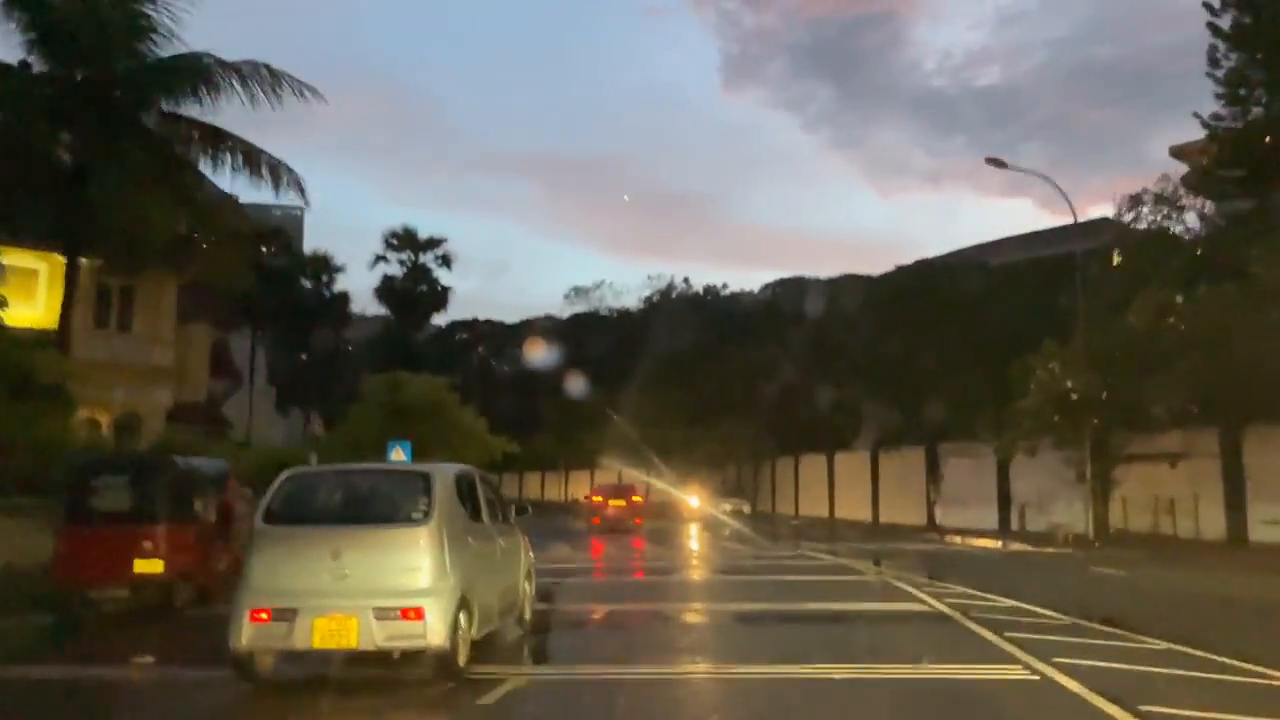
#> input picture frame 31 of Research Component/4.mp4, 1280 x 720 px
$ python 'real-time-dark-appear-enhancement (saved video).py'   (older library calls are emulated)
#> lines starting #> are read from the running program, lines starting #| are printed output that depends on the picture; after the words box and inside, x2 and y2 are one past the last pixel; in counts of white or black regions, pixels touching at a corner belong together
import cv2
import numpy as np
from skimage import restoration
import sys

EPSILON = sys.float_info.epsilon

blur_threshold = 100  # Example threshold for blur

# Environment Detection Module
def is_daytime(frame):
    height, width, _ = frame.shape
    sky_region = frame[:height // 3, :]
    gray = cv2.cvtColor(sky_region, cv2.COLOR_BGR2GRAY)
    brightness = np.mean(gray)
    return brightness > 100

# [15 lines left out: function is_nighttime, not called in this run]

def compute_histogram(frame):
    gray = cv2.cvtColor(frame, cv2.COLOR_BGR2GRAY)
    hist = cv2.calcHist([gray], [0], None, [256], [0, 256])
    cv2.normalize(hist, hist)
    return hist

def compare_histograms(hist1, hist2):
    score = cv2.compareHist(hist1, hist2, cv2.HISTCMP_CORREL)
    return score

def detect_rain(hist1, hist2, threshold=0.8):
    score = compare_histograms(hist1, hist2)
    return score < threshold

# Function to detect darkness
def detect_darkness(frame):
    # Convert the image to grayscale if it is not already
    if len(frame.shape) == 3:
        frame = cv2.cvtColor(frame, cv2.COLOR_BGR2GRAY)

    # Apply Otsu's thresholding
    _, thresholded = cv2.threshold(frame, 0, 255, cv2.THRESH_BINARY + cv2.THRESH_OTSU)

    # Calculate the percentage of dark pixels
    dark_pixels = np.sum(thresholded == 0)
    total_pixels = frame.size
    dark_percentage = dark_pixels / total_pixels

    # Define a darkness threshold (e.g., 0.5 for 50%)
    darkness_threshold = 0.5

    dark = dark_percentage > darkness_threshold
    if dark:
        return True
    else:
        return False

# [8 lines left out: function detect_blur, not called in this run]

class ImageDeblur:
    def __init__(self, psf_size=(5, 5)):
        self.psf = np.ones(psf_size) / np.prod(psf_size)

    def preprocess(self, image):
        image = image / 255.
        image[image >= 1] = 1 - EPSILON
        return image

    # [12 lines left out: function deblur, not called in this run]

    def f_inverse(self, f, a=2.5, c=0.6, func=None):
        if func is not None:
            return func(f)
        f_cth_root = np.power(f, 1 / c)
        return np.power(f_cth_root / (1 - f_cth_root), 1 / a)

    def lightspace_deblur(self, image):
        left_half_width = image.shape[1] // 2
        left_side = image[:, :left_half_width, :]
        enhanced_left_side = self.f_inverse(left_side)
        enhanced_image = np.copy(image)
        enhanced_image[:, :left_half_width, :] = enhanced_left_side
        enhanced_image[enhanced_image >= 1] = 1 - EPSILON  # Ensure values are within [0, 1]
        return enhanced_image

def process_video_realtime(input_video_path, output_video_path):
#> called with input_video_path = '4.mp4', output_video_path = 'output4.mp4'
    cap = cv2.VideoCapture(input_video_path)

    if not cap.isOpened():
        print("Error: Could not open video file.")
        return

    ret, prev_frame = cap.read()
#> prev_frame is the input picture: shape (720, 1280, 3); mean B, G, R 80.7, 94.1, 99.5
    if not ret:
        print("Error: Could not read the first frame.")
        return

    prev_hist = compute_histogram(prev_frame)
#> in compute_histogram, `hist = cv2.calcHist([gray], [0], None, [256], [0, 256])`: hist = 256 values, max 20884 at index 32, min 0 at index 0, mean 3600
#> prev_hist = 256 values, max 0.258 at index 32, min 0 at index 0, mean 0.0445

    fps = cap.get(cv2.CAP_PROP_FPS)
    width = int(cap.get(cv2.CAP_PROP_FRAME_WIDTH))
    height = int(cap.get(cv2.CAP_PROP_FRAME_HEIGHT))
    fourcc = cv2.VideoWriter_fourcc(*'mp4v')
    out = cv2.VideoWriter(output_video_path, fourcc, fps, (width, height))

    rain_detected = False
    no_rain_frames = 0
    no_rain_frame_threshold = 30
    check_interval = 150
    frame_count = 0

    daytime = is_daytime(prev_frame)
#> in is_daytime, `brightness = np.mean(gray)`: brightness = 138.4
#> daytime = True
    nighttime = not daytime
#> nighttime = False

    while cap.isOpened():
        ret, frame = cap.read()
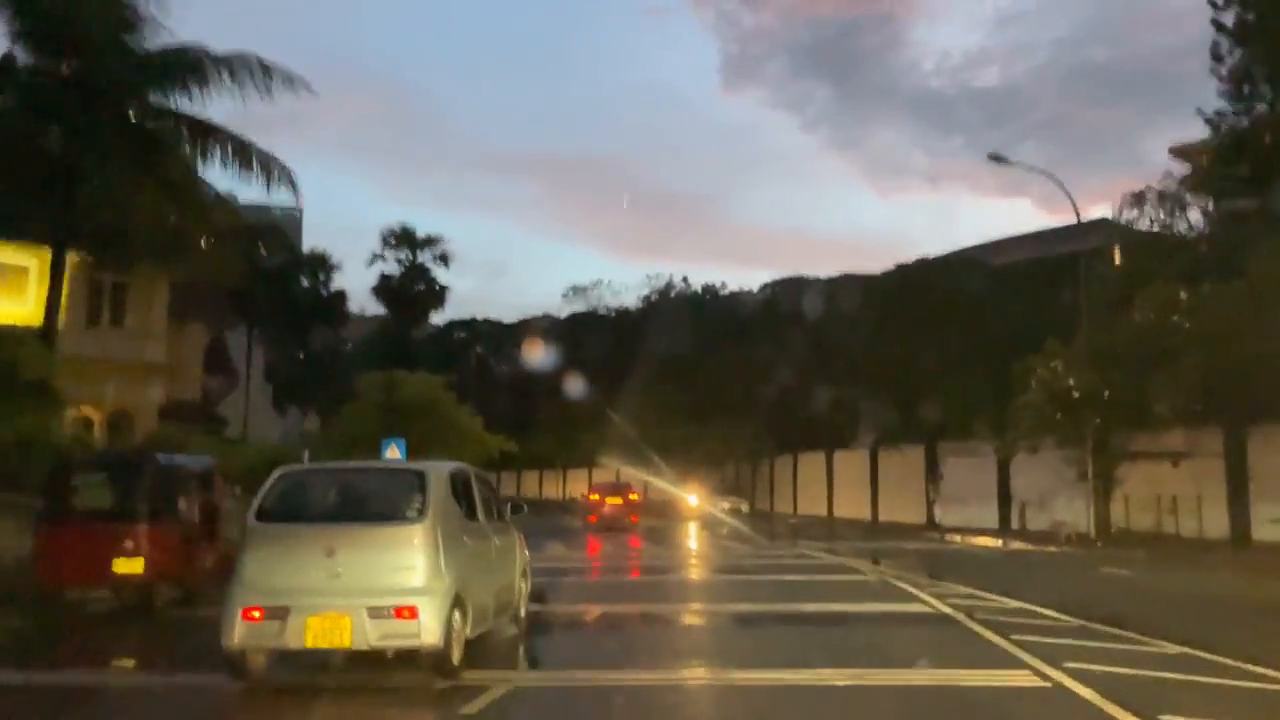
#> input picture frame 32 of Research Component/4.mp4, 1280 x 720 px
#> frame is the input picture: shape (720, 1280, 3); mean B, G, R 81.3, 94.6, 100.2
        if not ret:
            break

        frame_count += 1

        if frame_count % check_interval == 0:
            daytime = is_daytime(frame)
            nighttime = not daytime

        current_hist = compute_histogram(frame)
#> in compute_histogram (call 2), `gray = cv2.cvtColor(frame, cv2.COLOR_BGR2GRAY)`:
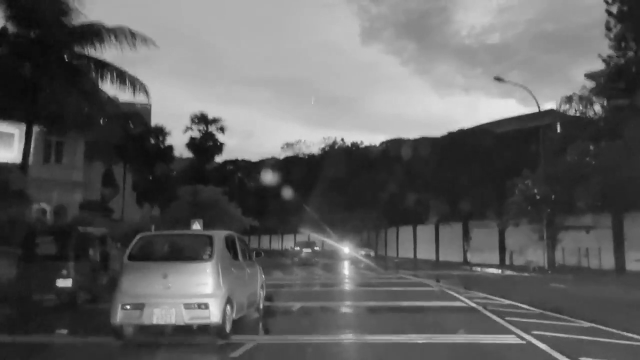
#> gray: shape (720, 1280) (shown at 1/2 size); min 9, max 248, mean 94.8
#> in compute_histogram (call 2), `hist = cv2.calcHist([gray], [0], None, [256], [0, 256])`: hist = 256 values, max 21609 at index 32, min 0 at index 0, mean 3600
#> current_hist = 256 values, max 0.269 at index 32, min 0 at index 0, mean 0.0448
        raining = detect_rain(prev_hist, current_hist)
#> in compare_histograms, `score = cv2.compareHist(hist1, hist2, cv2.HISTCMP_CORREL)`: score = 0.995
#> raining = False

        if daytime:
            condition = "DayMode"
        elif nighttime:
            condition = "NightMode"

        if raining:
            rain_detected = True
            no_rain_frames = 0
        else:
            no_rain_frames += 1

        if rain_detected:
            condition += " - Rain Detected"

        if no_rain_frames > no_rain_frame_threshold:
            rain_detected = False

        # Perform preprocessing checks
        is_dark = detect_darkness(frame)
#> in detect_darkness, `_, thresholded = cv2.threshold(frame, 0, 255, cv2.THRESH_BINARY + cv2...`:
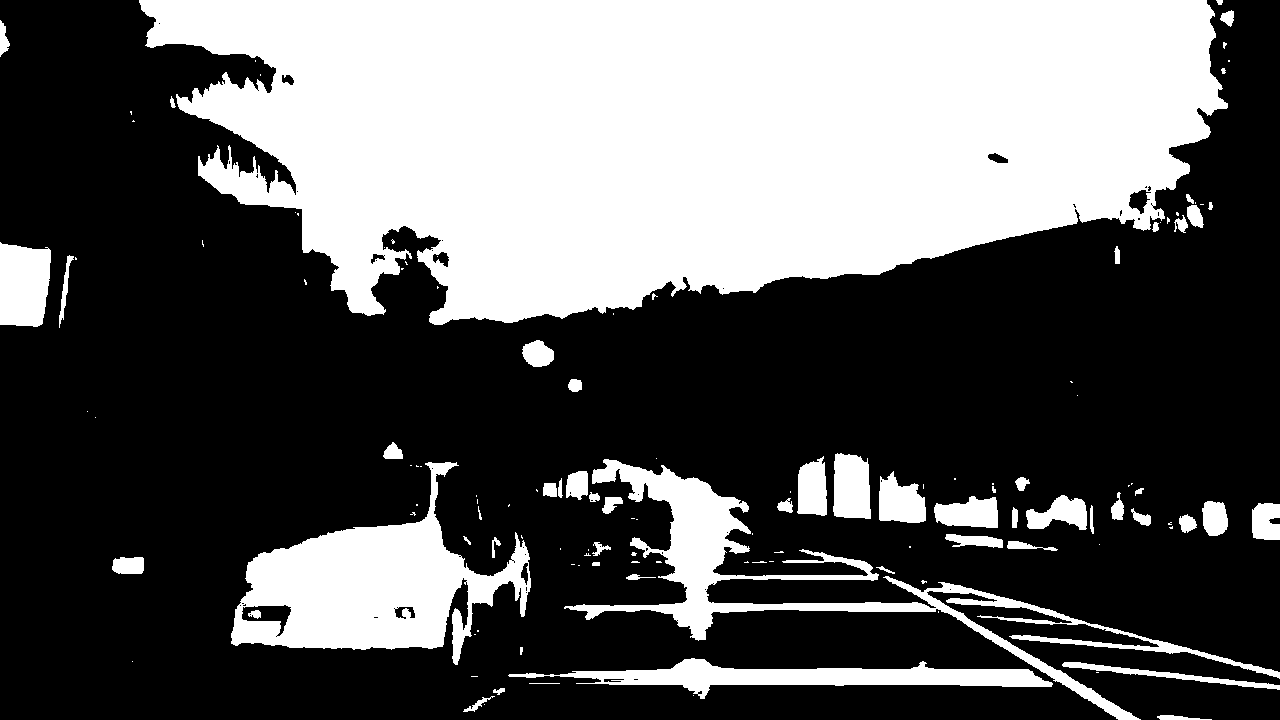
#> thresholded: shape (720, 1280); 36.5% white; 131 white regions (73 under 20 px), largest, box (x1, y1, x2, y2) and area: (139, 0, 1228, 325) 261382, (231, 462, 531, 665) 26118, (564, 459, 1280, 720) 19130
#> in detect_darkness, `dark_pixels = np.sum(thresholded == 0)`: dark_pixels = 584883
#> in detect_darkness, `dark_percentage = dark_pixels / total_pixels`: dark_percentage = 0.635
#> in detect_darkness, `dark = dark_percentage > darkness_threshold`: dark = True
#> is_dark = True
        # is_blurry = detect_blur(frame)

        # Example usage
        image_deblur = ImageDeblur()
        # Display detection results on the frame window
        cv2.putText(frame, condition, (10, 30), cv2.FONT_HERSHEY_SIMPLEX, 1, (255, 0, 0), 2)
        cv2.putText(frame, f"Darkness Appear: {is_dark}", (10, 70), cv2.FONT_HERSHEY_SIMPLEX, 1, (0, 0, 255), 2)
        # cv2.putText(frame, f"Blurry Appear: {is_blurry}", (10, 110), cv2.FONT_HERSHEY_SIMPLEX, 1, (0, 0, 255), 2)

        # Apply enhancement if darkness is detected
        if is_dark:
            preprocessed_frame = image_deblur.preprocess(frame)
            enhanced_frame = image_deblur.lightspace_deblur(preprocessed_frame)
#> in lightspace_deblur, `enhanced_image[enhanced_image >= 1] = 1 - EPSILON`:
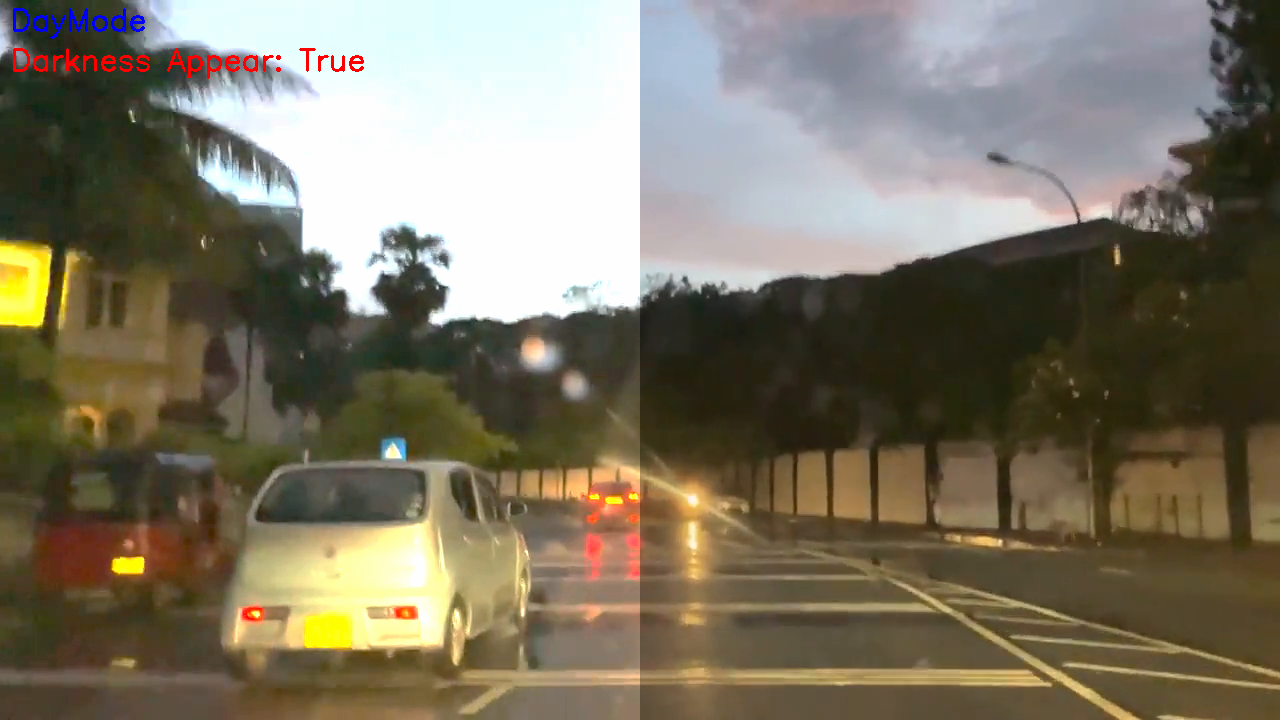
#> enhanced_image: shape (720, 1280, 3) float64; mean of channels 0, 1, 2 0.39, 0.461, 0.49; drawn as B, G, R
            frame = (enhanced_frame * 255).astype(np.uint8)

        # Write the frame to the output video
        out.write(frame)

        prev_hist = current_hist
#> prev_hist has the same summary as current_hist

    cap.release()
    out.release()
    cv2.destroyAllWindows()

if __name__ == "__main__":
    process_video_realtime('4.mp4', 'output4.mp4')

$ run again, starting later in the video
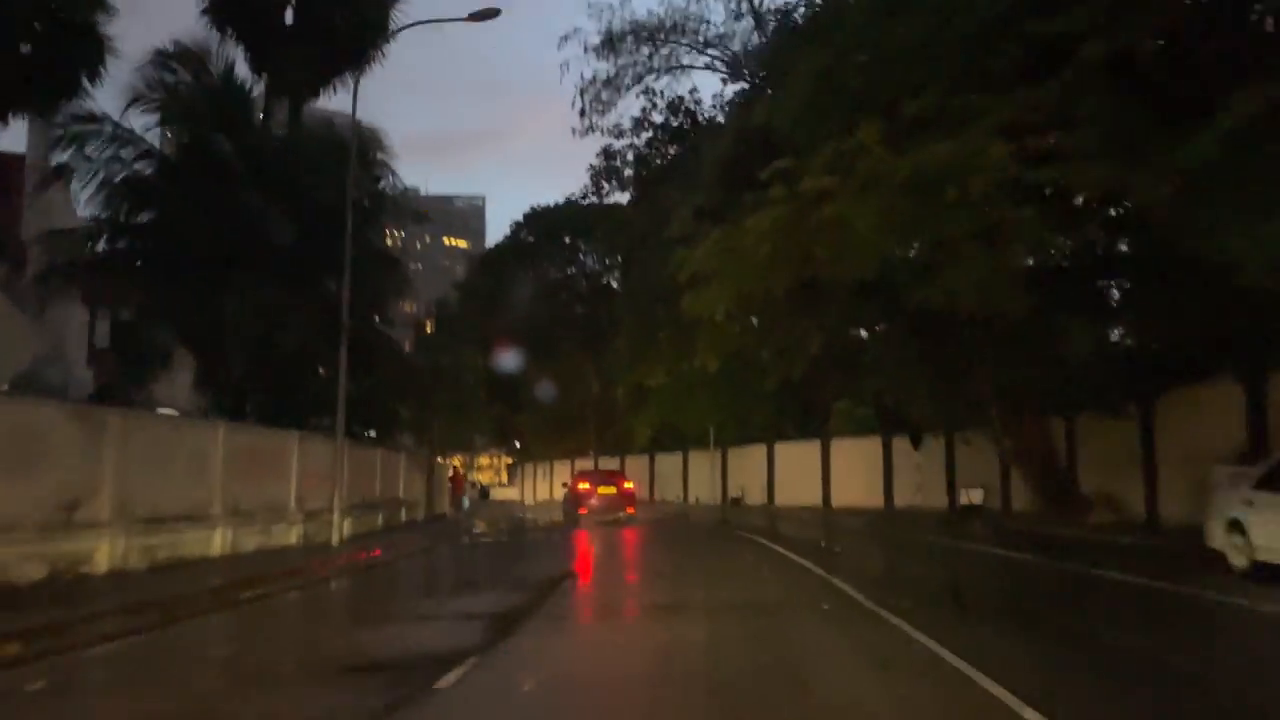
#> input picture frame 143 of Research Component/4.mp4, 1280 x 720 px
#> in process_video_realtime, prev_frame is the input picture: shape (720, 1280, 3); mean B, G, R 31.9, 40.5, 47.1
#> hist = 256 values, max 33834 at index 12, min 0 at index 204, mean 3600
#> in process_video_realtime, `prev_hist = compute_histogram(prev_frame)`: prev_hist = 256 values, max 0.284 at index 12, min 0 at index 204, mean 0.0302
#> brightness = 49.35
#> daytime = False
#> nighttime = True
#> current_hist = 256 values, max 0.295 at index 11, min 0 at index 215, mean 0.0298
#> in compare_histograms, `score = cv2.compareHist(hist1, hist2, cv2.HISTCMP_CORREL)`: score = 0.995
#> raining = False
#> in detect_darkness, `_, thresholded = cv2.threshold(frame, 0, 255, cv2.THRESH_BINARY + cv2...`:
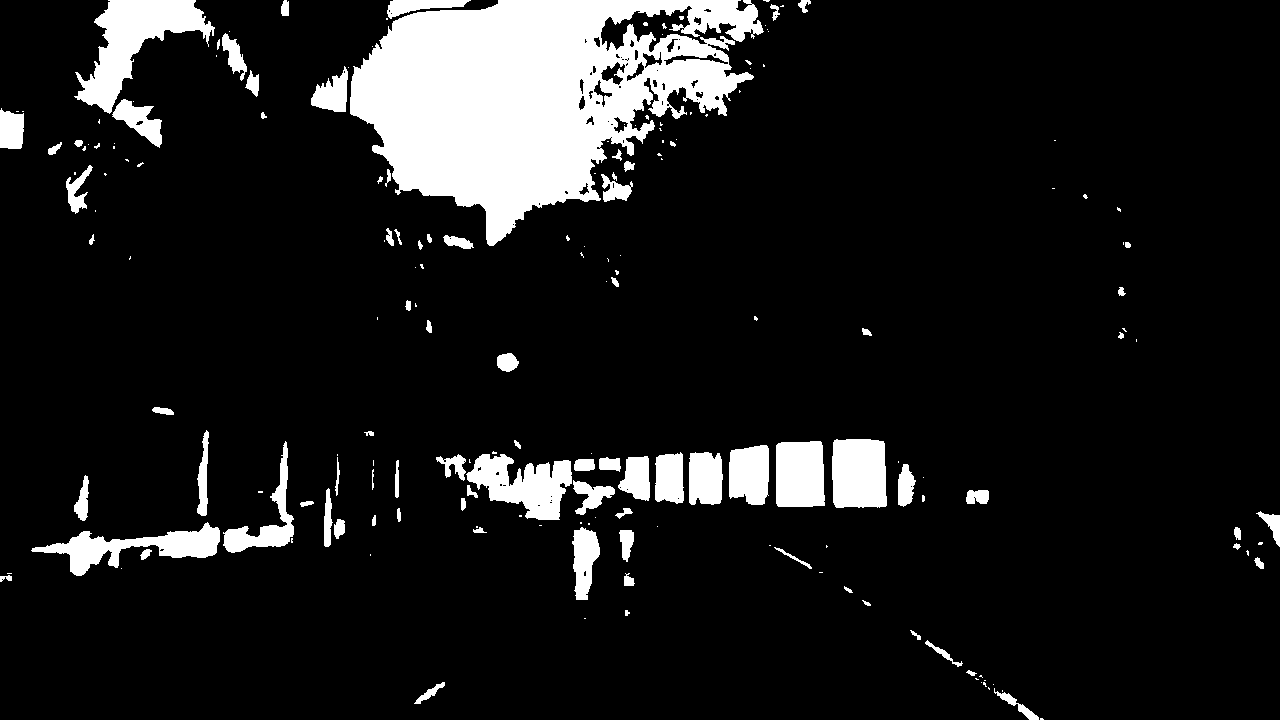
#> thresholded: shape (720, 1280); 11.1% white; 188 white regions (101 under 20 px), largest, box (x1, y1, x2, y2) and area: (350, 0, 764, 246) 57288, (74, 0, 215, 114) 6235, (466, 454, 572, 520) 4000
#> dark_pixels = 819651
#> dark_percentage = 0.889
#> dark = True
#> in lightspace_deblur, `enhanced_image[enhanced_image >= 1] = 1 - EPSILON`:
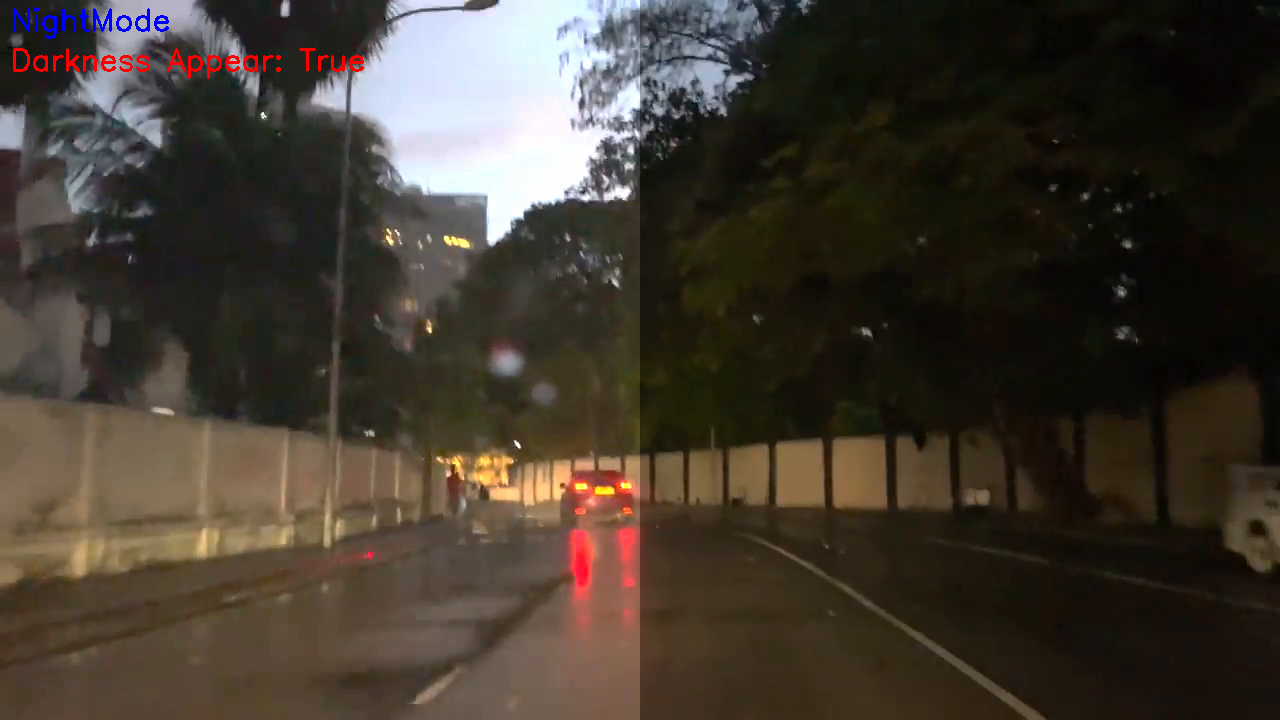
#> enhanced_image: shape (720, 1280, 3) float64; mean of channels 0, 1, 2 0.189, 0.228, 0.26; drawn as B, G, R
#> in process_video_realtime, `prev_hist = current_hist`: prev_hist has the same summary as current_hist
